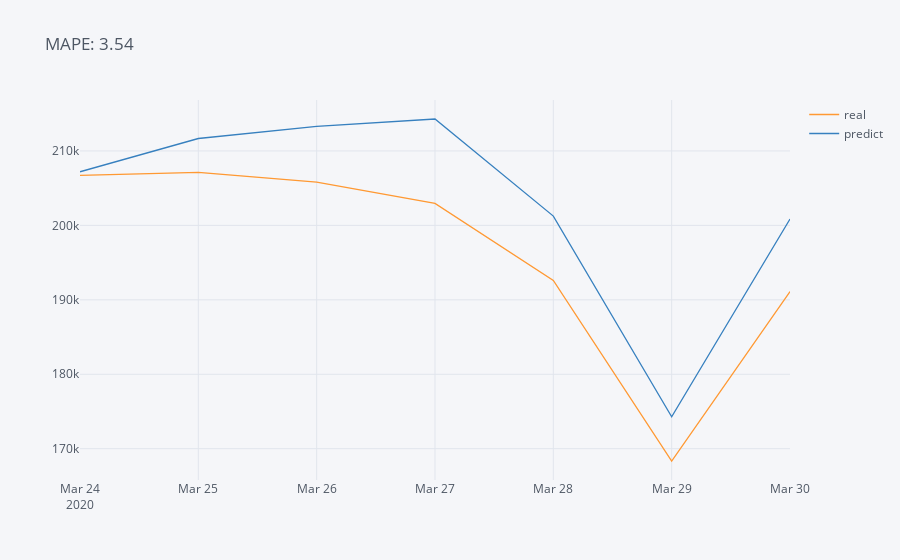

Here is the notebook cell this chart was saved with:
### Code cell
# Dataset's last week [1] prediction for hyperparameters on [0]
ma = pkls_mu['08_04_2021_23_56_19'][1].error.mean()*100
pkls_mu['08_04_2021_23_56_19'][1][["real", "predict"]].iplot(title = f"MAPE: {ma:.2f}")

### Figure 1 — Plotly figure (JSON) as saved in the notebook; plotly's stock layout.template omitted (floating-point values rounded to 4 significant figures)
{"data": [{"line": {"color": "rgba(255, 153, 51, 1.0)", "dash": "solid", "shape": "linear", "width": 1.3}, "mode": "lines", "name": "real", "text": "", "type": "scatter", "x": ["2020-03-24", "2020-03-25", "2020-03-26", "2020-03-27", "2020-03-28", "2020-03-29", "2020-03-30"], "y": [206700.0, 207100.0, 205800.0, 203000.0, 192600.0, 168300.0, 191100.0]}, {"line": {"color": "rgba(55, 128, 191, 1.0)", "dash": "solid", "shape": "linear", "width": 1.3}, "mode": "lines", "name": "predict", "text": "", "type": "scatter", "x": ["2020-03-24", "2020-03-25", "2020-03-26", "2020-03-27", "2020-03-28", "2020-03-29", "2020-03-30"], "y": [207200.0, 211700.0, 213300.0, 214300.0, 201300.0, 174300.0, 200900.0]}], "layout": {"legend": {"bgcolor": "#F5F6F9", "font": {"color": "#4D5663"}}, "paper_bgcolor": "#F5F6F9", "plot_bgcolor": "#F5F6F9", "title": {"font": {"color": "#4D5663"}, "text": "MAPE: 3.54"}, "xaxis": {"gridcolor": "#E1E5ED", "showgrid": true, "tickfont": {"color": "#4D5663"}, "title": {"font": {"color": "#4D5663"}, "text": ""}, "zerolinecolor": "#E1E5ED"}, "yaxis": {"gridcolor": "#E1E5ED", "showgrid": true, "tickfont": {"color": "#4D5663"}, "title": {"font": {"color": "#4D5663"}, "text": ""}, "zerolinecolor": "#E1E5ED"}}}
